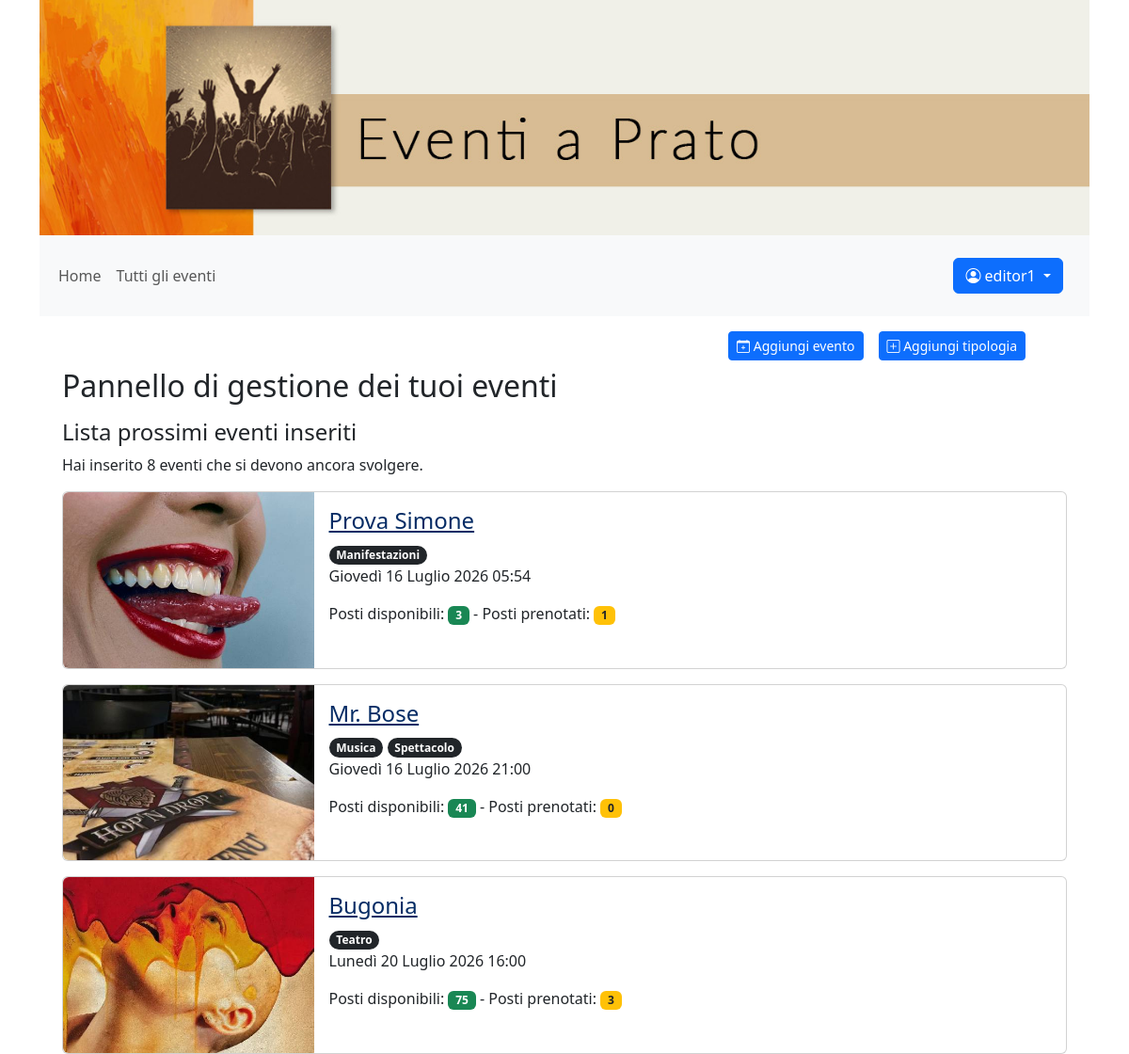
Before: /eventi_inseriti/ (signed in, upper part) with the older database file.
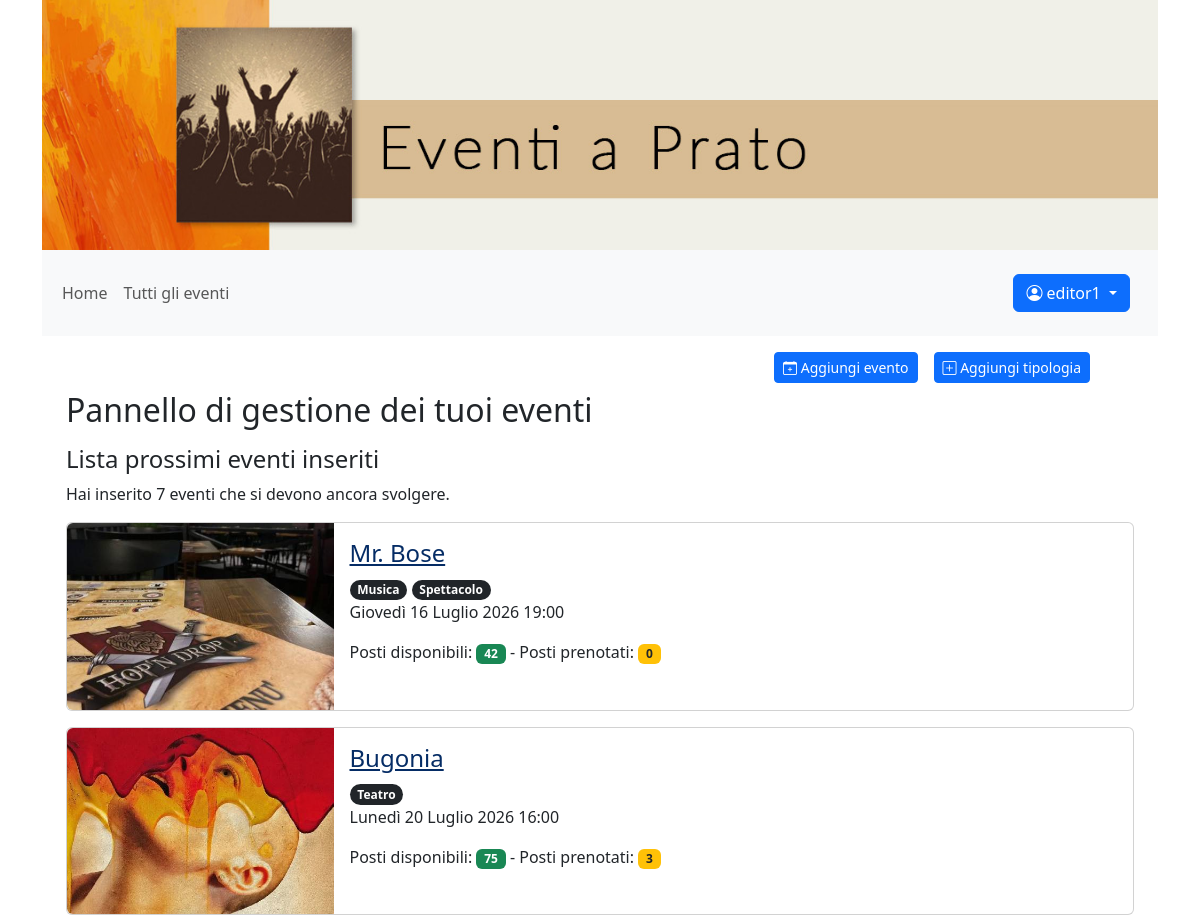
After: the same page with the newer database file.
### eventi_gestione/models.py (models this page shows, shortened)
class Eventi(models.Model):
    nome_evento = models.CharField(max_length=100)
    descrizione_evento = models.TextField()
    tipo_evento = models.ManyToManyField(Tipologia, related_name='eventi')
    luogo_evento = models.CharField(max_length=100)
    data_ora_evento = models.DateTimeField()
    immagine_evento = models.ImageField(upload_to='eventi/', blank=True)
    posti_prenotabili = models.PositiveIntegerField(null=True, blank=True)
    prezzo = models.PositiveIntegerField(null=True, blank=True, default=0)
    pubblicato = models.BooleanField(default=False)
    annullato = models.BooleanField(default=False)
    creatore = models.ForeignKey(CustomUser, on_delete=models.CASCADE, related_name='eventi_creati', limit_choices_to={'groups__name': 'redattori'})

class Tipologia(models.Model):
    nome_tipo = models.CharField(max_length=100)
    creatore = models.ForeignKey(CustomUser, on_delete=models.CASCADE, related_name='tipologie_create')
    class Meta:
        ordering = ['nome_tipo']

### eventi_pagine/views.py (the view)
# urls.py: path("eventi_inseriti/", EditorEventListView.as_view(), name="eventi_inseriti"),
class EditorEventListView(LoginRequiredMixin, UserPassesTestMixin, ListView):
    model = Eventi
    template_name = 'gestione_eventi_elenco.html'
    context_object_name = 'gestione_eventi_elenco'
    def get_queryset(self):
        return Eventi.objects.filter(creatore=self.request.user, data_ora_evento__gte = timezone.now()).order_by('data_ora_evento')
    def get_context_data(self, **kwargs):
        context = super().get_context_data(**kwargs)
        context['eventi_inseriti_passati'] = Eventi.objects.filter(creatore=self.request.user,data_ora_evento__lt = timezone.now()).order_by('data_ora_evento')
        return context
    def test_func(self):
        return self.request.user.groups.filter(name='redattori').exists()

### eventi_pagine/templatetags/auth_extras.py (called while the page is built)
@register.filter(name='has_group')
def has_group(user, group_name):
    return user.groups.filter(name=group_name).exists()

### templates/gestione_eventi_elenco.html (shortened to what this page needs)
{% extends "base.html" %}
{% load auth_extras %}
{% block content %}
    {% if user.is_authenticated and user|has_group:"redattori" %}
        <nav class="navbar navbar-expand navbar-light bg-white mt-2">
            <div class="container-fluid">
                <div class="d-flex align-items-center">
                    <ul class="navbar-nav me-auto mb-2 mb-lg-0">
                        <li class="nav-item me-2">
                            <a href="/gestione_eventi/" class="btn btn-primary btn-sm bd-white" role="button"><i class="bi bi-calendar-plus"></i> Aggiungi evento</a>
                        </li>
                        <li class="nav-item">
                            <a href="/gestione_tipologia/" class="btn btn-primary btn-sm ms-lg-2" role="button"><i class="bi bi-plus-square"></i> Aggiungi tipologia</a>
                        </li>
		            <ul>
                </div>
            </div>
        </nav>
    {% endif %}
    <h2 class="{% if user.is_authenticated and not user|has_group:"redattori" %} mt-5 {% endif %}">Pannello di gestione dei tuoi eventi</h2>
    <h3 class="h4 mt-3">Lista prossimi eventi inseriti</h3>
    {% if gestione_eventi_elenco %}
        <p>Hai inserito {{ gestione_eventi_elenco.count }} eventi che si devono ancora svolgere.</p>
            {% for evento_inserito in gestione_eventi_elenco %}
                <div class="card mb-3" >
                    <div class="row g-0">
                        <div class="col-md-3">
                            {% if evento_inserito.immagine_evento %}
                                <img src="{{ evento_inserito.immagine_evento.url }}" class="img-fluid rounded-start" alt="">
                            {% endif %}
                        </div>
                        <div class="col-md-9">
                                <div class="card-body">
                                    <h3 class="card-title h4"><a class="text-primary-emphasis" href="{% url 'evento' evento_inserito.id %}">{{ evento_inserito.nome_evento }}</a></h3>
                                    <p class="card-text">
                                        {% for tipologia in evento_inserito.tipo_evento.all %}
                                            <span class="badge rounded-pill text-bg-dark">{{ tipologia.nome_tipo }}</span>
                                        {% endfor %}
                                        <br>
                                        {{ evento_inserito.data_ora_evento }}<br>
                                        <p>Posti disponibili: <span class="badge bg-success">{{ evento_inserito.posti_prenotabili}}</span> - Posti prenotati: <span class="badge bg-warning text-dark">{{ evento_inserito.prenotazione_set.count }}</span> </p>
                                    </p>
                                </div>
                        </div>
                    </div>
                </div>
            {% endfor %}
    {% else %}
        <p class="alert alert-warning" role="alert">Nessun evento inserito</p>
    {% endif %}
{% endblock content %}

Changed rows visible on the page:
removed Eventi: immagine_evento (picture), nome_evento "Prova Simone", data_ora_evento "Giovedì 16 Luglio 2026 05:54", posti_prenotabili "3", prenotazione_set.count "1"
no longer on this page (row unchanged): Tipologia: nome_tipo "Manifestazioni", shown under "Prova Simone"
changed Eventi "Mr. Bose": data_ora_evento "Giovedì 16 Luglio 2026 21:00" → "Giovedì 16 Luglio 2026 19:00"; posti_prenotabili "41" → "42"
Other visible differences:
{{ gestione_eventi_elenco.count }}: "8" → "7"
